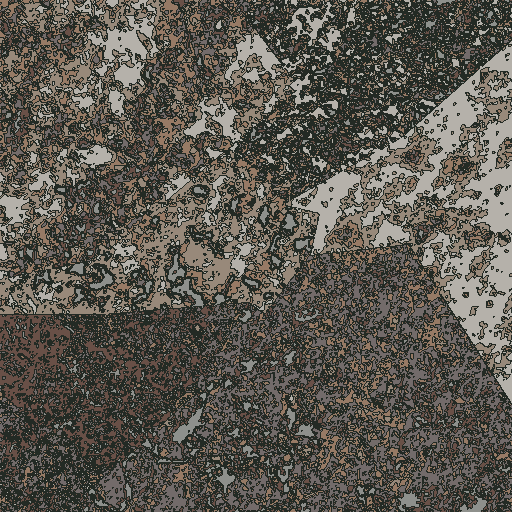
#> input picture vyuka/roz/mosaic/assets/tm18_2_2-00_R_pixel.png, 512 x 512 px
$ python segment.py assets/tm18_2_2-00_R_pixel.png out.png --k 3
#> lines starting #> are read from the running program, lines starting #| are printed output that depends on the picture
"""Small, deterministic teaching segmenter. Input: RGB and declared K, never GT."""
import os
for name in ('OMP_NUM_THREADS','OPENBLAS_NUM_THREADS','MKL_NUM_THREADS'):
    os.environ.setdefault(name,'1')
import argparse
import numpy as np
from PIL import Image
from scipy.ndimage import gaussian_filter, sobel
from sklearn.cluster import KMeans
from skimage.color import rgb2lab
from threadpoolctl import threadpool_limits

METHODS = [
 dict(id='00_R_pixel',title='R: samotný pixel',kind='r',sigma=0,standardize=False,post=0),
 dict(id='01_R_blur',title='R + Gaussův blur',kind='r',sigma=5,standardize=False,post=0),
 dict(id='02_RGB_blur',title='Tři kanály RGB + blur',kind='rgb',sigma=5,standardize=False,post=0),
 dict(id='03_Lab_blur',title='CIELAB + blur',kind='lab',sigma=5,standardize=False,post=0),
 dict(id='04_Lab_std',title='Lab: lokální průměr a odchylka',kind='stats',sigma=5,standardize=False,post=0),
 dict(id='05_Lab_std_scaled',title='Vyvážení měřítek příznaků',kind='stats',sigma=5,standardize=True,post=0),
 dict(id='06_multiscale',title='Statistiky ve dvou měřítkách',kind='multi',sigma=[3,9],standardize=True,post=0),
 dict(id='07_multiscale_vote',title='Dvě měřítka + hlasování okolí',kind='multi',sigma=[3,9],standardize=True,post=3),
 dict(id='08_gradients',title='Přidání směru změn jasu',kind='gradient',sigma=[3,9],standardize=True,post=0),
 dict(id='09_gradients_vote',title='Směrové příznaky + hlasování',kind='gradient',sigma=[3,9],standardize=True,post=3),
]

def blur(a,sigma):
    # Last axis is the feature/channel axis: never blur across channels.
    return gaussian_filter(a,sigma=(sigma,sigma,0),mode='reflect',truncate=3)

def local_stats(a,sigma):
    mean=blur(a,sigma)
    std=np.sqrt(np.maximum(blur(a*a,sigma)-mean*mean,0))
    return np.concatenate([mean,std],axis=-1)

def features(rgb,method):
    a=np.asarray(rgb,dtype=np.float32)/255
    kind=method['kind'];sigma=method['sigma']
    if kind=='r':return blur(a[:,:,:1],sigma) if sigma else a[:,:,:1]
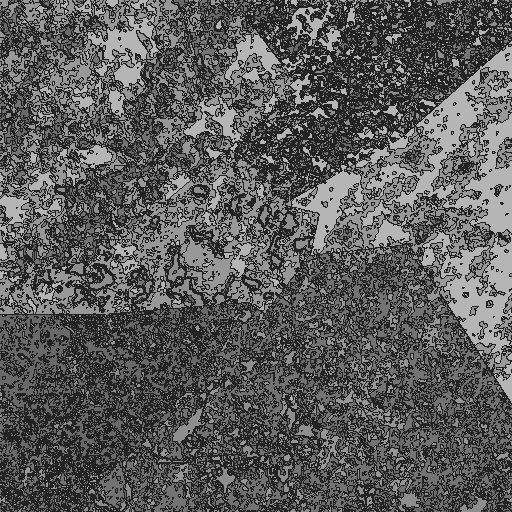
#> returned value: shape (512, 512, 1) float32; min 0.137, max 0.71, mean 0.358
    if kind=='rgb':return blur(a,sigma)
    lab=rgb2lab(a,illuminant='D65').astype(np.float32)/100
    if kind=='lab':return blur(lab,sigma)
    if kind=='stats':return local_stats(lab,sigma)
    f=np.concatenate([local_stats(lab,s) for s in sigma],axis=-1)
    if kind=='gradient':
        # Local gradient energies distinguish horizontal and vertical texture.
        light=lab[:,:,0]
        dx=sobel(light,axis=1,mode='reflect')/8
        dy=sobel(light,axis=0,mode='reflect')/8
        energy=np.stack([dx*dx,dy*dy],axis=-1)
        f=np.concatenate([f,np.sqrt(blur(energy,5))],axis=-1)
    return f

def segment(rgb,k,method,seed=20261112,sample_size=8192):
    feat=features(rgb,method);height,width,dim=feat.shape
#> in segment, rgb is the input picture: shape (512, 512, 3); mean R, G, B 91.2, 87.5, 79.6
#> after `height, width, dim = feat.shape`: height = 512; width = 512; dim = 1
    flat=feat.reshape(-1,dim)
    rng=np.random.default_rng(seed)
    selected=rng.choice(len(flat),min(sample_size,len(flat)),replace=False)
#> selected = 8192 values, max 262053 at index 7723, min 25 at index 3631, mean 131368
    sample=flat[selected]
#> sample = 8192 values, max 0.71 at index 3, min 0.137 at index 1, mean 0.364
    if method['standardize']:
        # Scales are estimated from RGB features of this image, never from GT.
        mean=sample.mean(axis=0);scale=np.maximum(sample.std(axis=0),.01)
        flat=(flat-mean)/scale;sample=flat[selected]
    with threadpool_limits(limits=1):
        model=KMeans(n_clusters=k,init='k-means++',n_init=5,max_iter=100,
                     random_state=seed,algorithm='lloyd').fit(sample)
        labels=model.predict(flat).reshape(height,width)
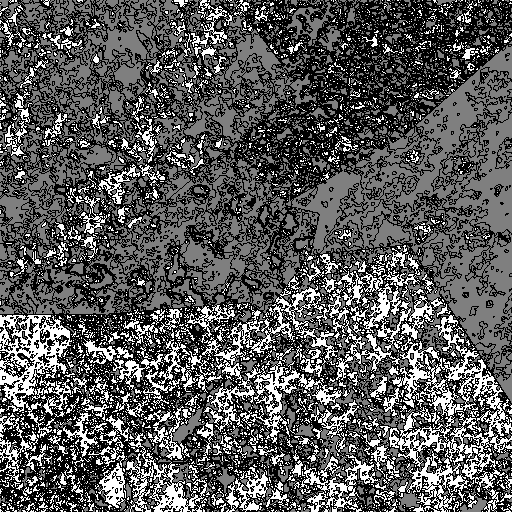
#> labels: shape (512, 512) int32; min 0, max 2, mean 0.705; drawn with min black and max white
    if method['post']:
        # Smooth one-hot memberships, not the numeric IDs (IDs have no order).
        votes=np.stack([gaussian_filter((labels==c).astype(np.float32),
                         method['post'],mode='reflect',truncate=3) for c in range(k)])
        labels=np.argmax(votes,axis=0)
    return labels.astype(np.uint8)
#> returned value: shape (512, 512)

if __name__=='__main__':
    parser=argparse.ArgumentParser(description=__doc__)
    parser.add_argument('input');parser.add_argument('output');parser.add_argument('--k',type=int,required=True)
    parser.add_argument('--method',choices=[m['id'] for m in METHODS],default='00_R_pixel')
    parser.add_argument('--seed',type=int,default=20261112)
    args=parser.parse_args()
    method=next(m for m in METHODS if m['id']==args.method)
    result=segment(np.asarray(Image.open(args.input).convert('RGB')),args.k,method,args.seed)
    Image.fromarray(result).save(args.output)

$ run again, on vyuka/roz/mosaic/assets/tm18_2_2-05_Lab_std_scaled.png
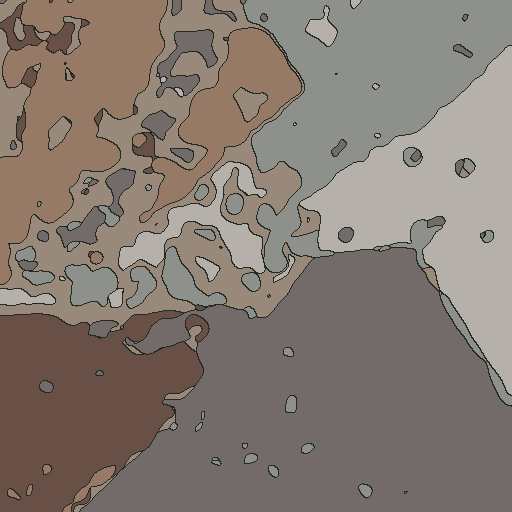
#> input picture vyuka/roz/mosaic/assets/tm18_2_2-05_Lab_std_scaled.png, 512 x 512 px
#> in segment, rgb is the input picture: shape (512, 512, 3); mean R, G, B 133.3, 122.6, 114.9
#> selected = 8192 values, max 262053 at index 7723, min 25 at index 3631, mean 131368
#> sample = 8192 values, max 0.71 at index 1, min 0.137 at index 14, mean 0.523
#> in segment, `labels=model.predict(flat).reshape(height,width)`:
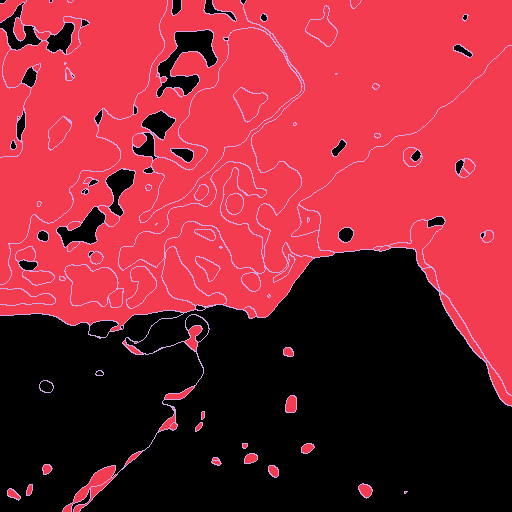
#> labels: shape (512, 512) int32; 3 distinct labels, from 0 to 2; one colour per label, 0 black
#> in segment, `return labels.astype(np.uint8)`:
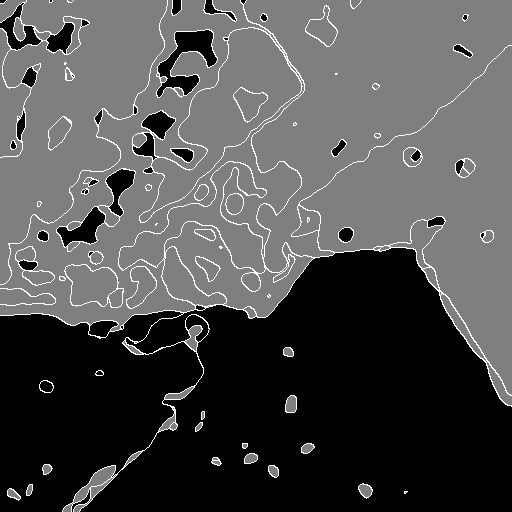
#> returned value: shape (512, 512); min 0, max 2, mean 0.619; drawn with min black and max white
